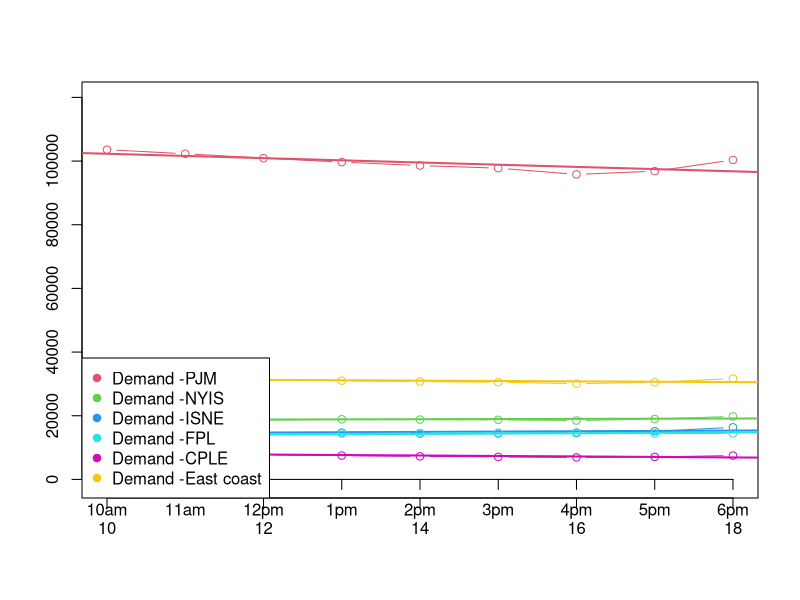

Here is the R script that generated this plot:
library(lubridate)
library(reshape2)
library(plyr)

A <- read.delim('Exc2/table.tsv')
A$DateTime <- as.POSIXct( A$megawatthours, tz = "EST", "%H:%M EST %m/%d/%Y" )

D <- A[ order(A$DateTime), ]

# fill the columns of the regions with the region name
D$BPAT <- "BPAT"
D$CISO <- "CISO"
D$CPLE <- "CPLE"
D$ERCO <- "ERCO"
D$FPL <- "FPL"
D$ISNE <- "ISNE"
D$MISO <- "MISO"
D$NYIS <- "NYIS"
D$PACW <- "PACW"
D$PJM <- "PJM"
D$United.States.Lower.48..region. <- "United.States.Lower.48..region."

# create a data frame for each region
BPAT <- D[, c('DateTime', 'BPAT', 'Demand', 'Net.generation')]
# standarize column names
colnames(BPAT) <- c('DateTime', 'Region', 'Demand', 'Net.generation')
CISO <- D[, c('DateTime', 'CISO', 'Demand.1', 'Net.generation.1')]
# standarize column names
colnames(CISO) <- c('DateTime', 'Region', 'Demand', 'Net.generation')
CPLE <- D[, c('DateTime', 'CPLE', 'Demand.2', 'Net.generation.2')]
# standarize column names
colnames(CPLE) <- c('DateTime', 'Region', 'Demand', 'Net.generation')
ERCO <- D[, c('DateTime', 'ERCO', 'Demand.3', 'Net.generation.3')]
# standarize column names
colnames(ERCO) <- c('DateTime', 'Region', 'Demand', 'Net.generation')
FPL <- D[, c('DateTime', 'FPL', 'Demand.4', 'Net.generation.4')]
# standarize column names
colnames(FPL) <- c('DateTime', 'Region', 'Demand', 'Net.generation')
ISNE <- D[, c('DateTime', 'ISNE', 'Demand.5', 'Net.generation.5')]
# standarize column names
colnames(ISNE) <- c('DateTime', 'Region', 'Demand', 'Net.generation')
MISO <- D[, c('DateTime', 'MISO', 'Demand.6', 'Net.generation.6')]
# standarize column names
colnames(MISO) <- c('DateTime', 'Region', 'Demand', 'Net.generation')
NYIS <- D[, c('DateTime', 'NYIS', 'Demand.7', 'Net.generation.7')]
# standarize column names
colnames(NYIS) <- c('DateTime', 'Region', 'Demand', 'Net.generation')
PACW <- D[, c('DateTime', 'PACW', 'Demand.8', 'Net.generation.8')]
# standarize column names
colnames(PACW) <- c('DateTime', 'Region', 'Demand', 'Net.generation')
PJM <- D[, c('DateTime', 'PJM', 'Demand.9', 'Net.generation.9')]
# standarize column names
colnames(PJM) <- c('DateTime', 'Region', 'Demand', 'Net.generation')
United.States.Lower.48..region. <- D[, c('DateTime', 'United.States.Lower.48..region.', 'Demand.10', 'Net.generation.10')]
# standarize column names
colnames(United.States.Lower.48..region.) <- c('DateTime', 'Region', 'Demand', 'Net.generation')

# stack them one above the other
electricity_fact_table <- rbind(BPAT, CISO, CPLE, ERCO, FPL, ISNE, MISO, NYIS, PACW, PJM, United.States.Lower.48..region.)

# drop Net.generation column
electricity_fact_table <- electricity_fact_table[, c('DateTime', 'Region', 'Demand')]
#add hour column
electricity_fact_table$Hour <- hour(electricity_fact_table$DateTime)


#add hour column
tmp <- electricity_fact_table
tmp$Hour <- hour(tmp$DateTime)
#drop duplicates
tmp <- tmp[!duplicated(tmp), ]
#drop DateTime column
tmp <- tmp[, c('Hour', 'Region', 'Demand')]
# fill NA with 0
tmp[is.na(tmp)] <- 0
# make E 2d cube with hour and region, use tapply to take mean of demand for each hour and region
east_demand_cube <- tapply(tmp$Demand, list(tmp$Hour, tmp$Region), mean)

# dice the cube to hours 10 to 18 and the regions JM, NYIS, ISNE, FPL, CPLE
dice.east_demand_cube <- east_demand_cube[11:19, c('PJM', 'NYIS', 'ISNE', 'FPL', 'CPLE')]

# create an empty plot
plot(1, type="n", xlab="", ylab="", xlim = c(10,18), ylim=c(-1000, 120000))
# below the x axis put the hour name with am or pm
axis(1, at=10:18, labels=c("10am", "11am", "12pm", "1pm", "2pm", "3pm", "4pm", "5pm", "6pm"),pos=0)

LM <- list()
#for each row in east_demand plot a line
for (i in 1:ncol(dice.east_demand_cube)) {
    DF <- data.frame (  Time = 10:18,Demand = dice.east_demand_cube[ , i ] )
    # fill NA with 0
    DF[ is.na(DF) ] <- 0
    # plot
    lines( DF, col = i+1, type = 'b' )
    # linear fit
    LM[[ i ]] <- lm( Demand ~ Time, data = DF)
    a <- coef(LM[[ i ]])[1]
    b <- coef(LM[[ i ]])[2]
    abline(a, b, col = i+1, lw =2)
}


# calculate the overall mean and its regression
DF <- data.frame (  Time = 10:18,Demand = rowMeans(dice.east_demand_cube[ , 1:ncol(dice.east_demand_cube)] ) )
# fill NA with 0
DF[ is.na(DF) ] <- 0
# plot
lines( DF, col = 7, type = 'b' )
# linear fit
LM[[ 1 ]] <- lm( Demand ~ Time, data = DF)
a <- coef(LM[[ 1 ]])[1]
b <- coef(LM[[ 1 ]])[2]
abline(a, b, col = 7, lw =2)


regions <- c('PJM', 'NYIS', 'ISNE', 'FPL', 'CPLE' , 'East coast')
legend( 'bottomleft', col = 2:7, pch = 19,
        legend = sapply(regions, function(x) paste0('Demand -',x) ))

#
#
# # get the demand for the next Regions PJM, NYIS, ISNE, FPL, CPLE
# dice.east_demand <- electricity_fact_table[electricity_fact_table$Region %in% c('PJM', 'NYIS', 'ISNE', 'FPL', 'CPLE') &(electricity_fact_table$Hour >= 10 & electricity_fact_table$Hour <= 18), ]
# # drop net generation and DateTime columns
# dice.east_demand <- dice.east_demand[, c('DateTime', 'Region', 'Demand', 'Hour')]
#
#
# # drop duplicates
# dice.east_demand <- dice.east_demand[!duplicated(dice.east_demand), ]
# dice.east_demand[is.na(dice.east_demand)] <- 0
#
#
# #aggragate by identical hours, for each region
# dice.east_demand <- aggregate(dice.east_demand, by=list(dice.east_demand$Hour, dice.east_demand$Region), FUN=mean)
#
# # fill NA with 0
# dice.east_demand[is.na(dice.east_demand)] <- 0
#
# # drop hour and region columns
# dice.east_demand <- dice.east_demand[, c("Group.1", "Group.2", 'Demand')]
#
# # rename columns
# colnames(dice.east_demand) <- c('Hour', 'Region', 'Demand')
#
# # make it a 2d cube
# dice.east_demand <- dcast(dice.east_demand, Hour ~ Region, value.var = "Demand")
#
# # create an empty plot for the heatmap
# plot(1, type="n", xlab="", ylab="", xlim = c(10,18), ylim=c(-1000, 120000))
#
# #for each row in east_demand plot a line
# for (i in 2:ncol(dice.east_demand)) {
#     DF <- data.frame (  Time = 10:18,Demand = dice.east_demand[ , i ] )
#     # fill NA with 0
#     DF[ is.na(DF) ] <- 0
#     # plot
#     lines( DF, col = i, type = 'b' )
#     # linear fit
#     LM[[ i-1 ]] <- lm( Demand ~ Time, data = DF)
#     a <- coef(LM[[ i-1 ]])[1]
#     b <- coef(LM[[ i-1 ]])[2]
#     abline(a, b, col = i, lw =2)
# }
#
# # calculate the overall mean and its regression
# DF <- data.frame (  Time = 10:18,Demand = rowMeans(dice.east_demand[ , 2:ncol(dice.east_demand)] ) )
# # fill NA with 0
# DF[ is.na(DF) ] <- 0
# # plot
# lines( DF, col = 1, type = 'b' )
# # linear fit
# LM[[ 1 ]] <- lm( Demand ~ Time, data = DF)
# a <- coef(LM[[ 1 ]])[1]
# b <- coef(LM[[ 1 ]])[2]
# abline(a, b, col = 1, lw =2)


xml <- 5
# library(lubridate)
#
# A <- read.delim('Exc2/table.tsv')
# A$DateTime <- as.POSIXct( A$megawatthours, tz = "EST", "%H:%M EST %m/%d/%Y" )
#
# D <- A[ order(A$DateTime), ]
# print(is.data.frame(D))
# D$Hour <- as.integer(hour(D$DateTime))
# # filter by hour, if it is between 8 and 20
# D <- D[(D$Hour >= 10 & D$Hour <= 18) ,] # | (D$Hour >= 20 | D$Hour <= 3)
#
#
# # get the demand for the next Regions JM, NYIS, ISNE, FPL, CPLE
# C <- with(D, cbind(  Demand.2,Demand.4, Demand.5,
#                     Demand.7 , Demand.9 , Hour))
# C <- as.data.frame(C)
# # aggregate by identical hours
# C <- aggregate(C, by=list(C$Hour), FUN=mean)
# # mean values
# M <- list( Demand.2 = NA, Demand.4 = NA, Demand.5 = NA,
#            Demand.7 = NA, Demand.9 = NA )
#
# # standard deviations
# S <- list( Demand.2 = NA, Demand.4 = NA, Demand.5 = NA,
#            Demand.7 = NA, Demand.9 = NA )
# # linear fit
# LM <- list( Demand.2 = NA, Demand.4 = NA, Demand.5 = NA,
#             Demand.7 = NA, Demand.9 = NA )
#
# # create an empty plot
# plot(1, type="n", xlab="", ylab="", xlim = c(10,18), ylim=c(-1000, 120000))
#
# # calculate means and stdev
# demands <- seq(5) # [ -c(1,4,8) ]
# for ( i in demands ) {
#   M[[ i ]] <- mean( C[ !is.na(C[, i]) ,i ] )
#   S[[ i ]] <- sd( C[ !is.na(C[, i]), i ] )
# }
#
# MD <- list( Demand.2 = NA, Demand.4 = NA, Demand.5 = NA,
#             Demand.7 = NA, Demand.9 = NA )
#
#
#
#
# # scale and center the consumption series (normalize)
# norm.C <- t( (t(C) - unlist(M)) / unlist(S) )
# print(norm.C)
#
# demands <- 2:6
# for ( i in demands ) {
#   # rearrange in a new, temporary dataframe
#   DF <- data.frame ( Time = 10:18, Demand = C[ , i ] )
#   # fill NA with 0
#   DF[ is.na(DF) ] <- 0
#   # plot
#   lines( DF, col = i, type = 'b' )
#   # linear fit
#   LM[[ i-1 ]] <- lm( Demand ~ Time, data = DF)
#   a <- coef(LM[[ i-1 ]])[1]
#   b <- coef(LM[[ i-1 ]])[2]
#   #abline(a, b, col = i, lw =2)
# }
# legend( 'bottomleft', col = demands, pch = 19,
#         legend = sapply(demands, function(x) paste0('Demand.',x) ))
#
# # mean regression line
# lm.df <- sapply(LM, function(c) coef(c))
# n <- dim(lm.df)[2]
# tot <- rowSums(lm.df)
# a <- tot[1] / n
# b <- tot[2] / n
#
# # plot the mean regression line
# abline(a, b, col = 'black', lw = 4, lt = 2)
# time.min <- "10:00"
# time.max <- "18:00"
# title(paste0("Normalized demand over " , time.min, '-', time.max) )
#
#
#
#
# xml <- 5